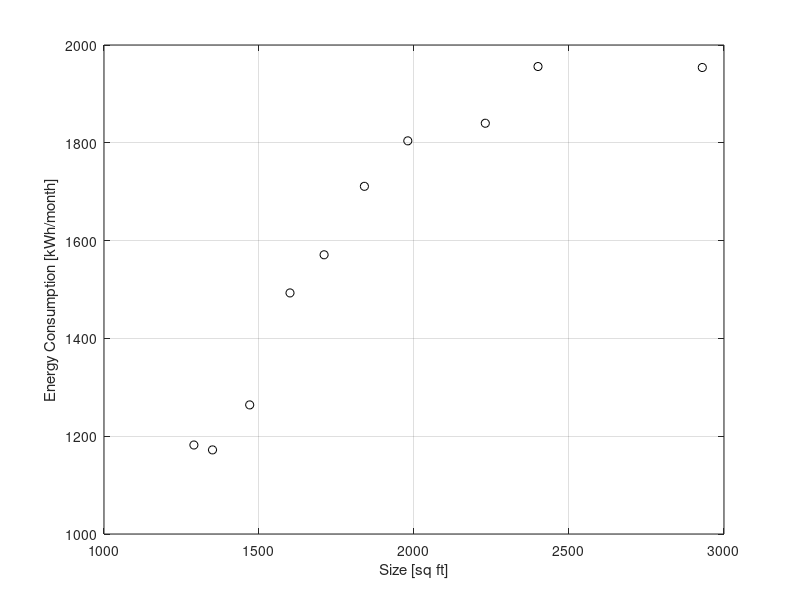

This chart was generated by the following MATLAB code: (Note: this script raises an error after producing the figure.)
%% polynomial regression
% measureing 10 homes with different square ft to see how much electricity
% they use in kilowatt hours per month
clear all; close all; clc;

sf = [1290 1350 1470 1600 1710 1840 1980 2230 2400 2930];
kw = [1182 1172 1264 1493 1571 1711 1804 1840 1956 1954];

plot(sf,kw,'ko');
xlabel('Size [sq ft]'); ylabel('Energy Consumption [kWh/month]');
grid on; hold on;

% a linear fit
%ft = fittype('a0 + a1*x');
% if we look at the goodness of fit, rsquare = 0.8317, so let's try a
% second order polynomial. square value here is 0.9819
ft = fittype('a0 + a1*x + a2*x^2');

% cubic fit -> only a little better. Motto is use the simplest fit possible
%ft = fittype('a0 + a1*x + a2*x^2 + a3*x^3');
[F, gof] = fit(sf',kw',ft);

s = linspace(min(sf),max(sf),1e3);
plot(s,F(s),'r--');

legend('Empirical Data', 'Regression','Location', 'Southeast');

% Again we can use this to make estimations
